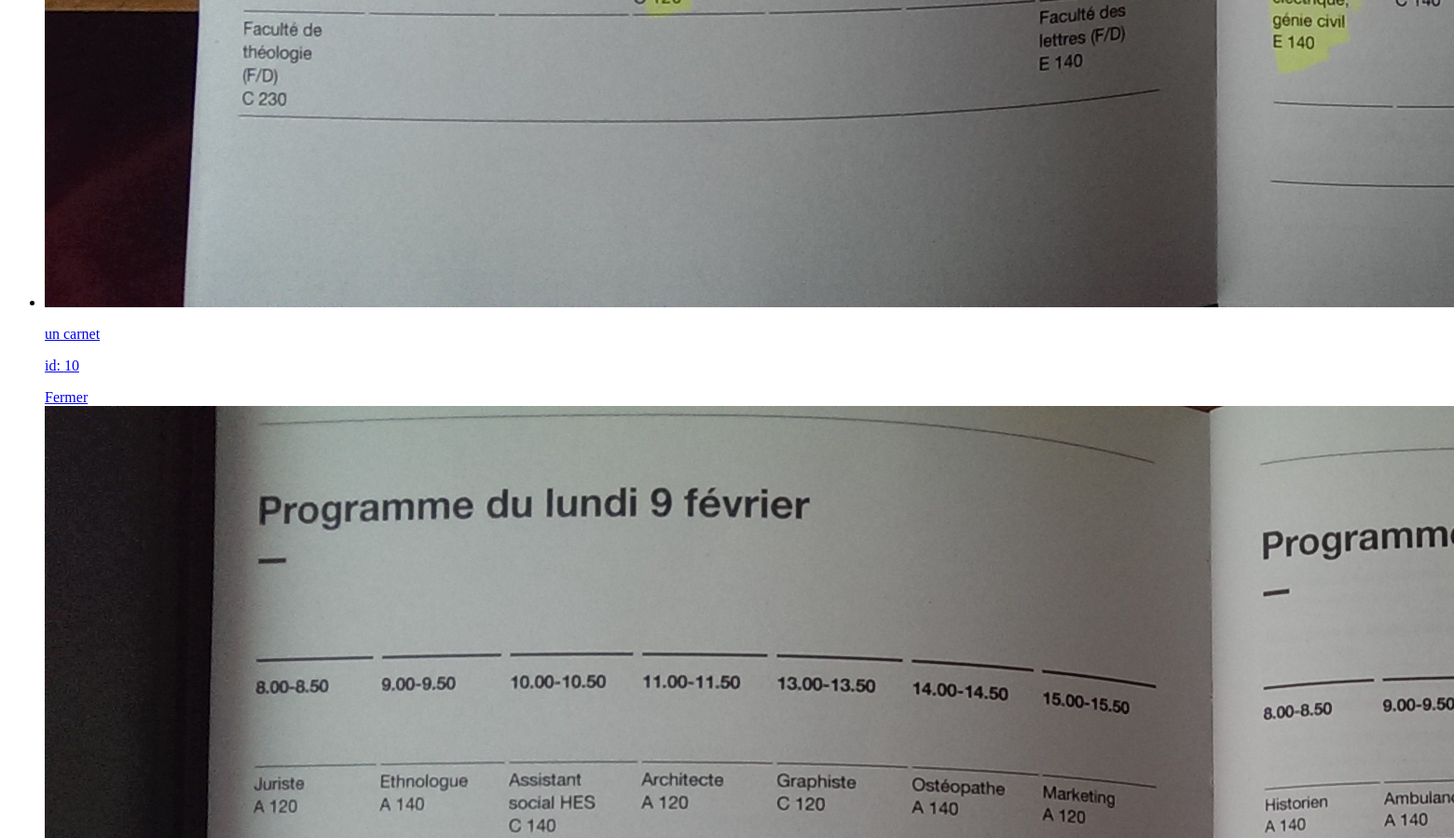
/uploads/imagesAll/ (middle part), run on an earlier commit of the app's database.
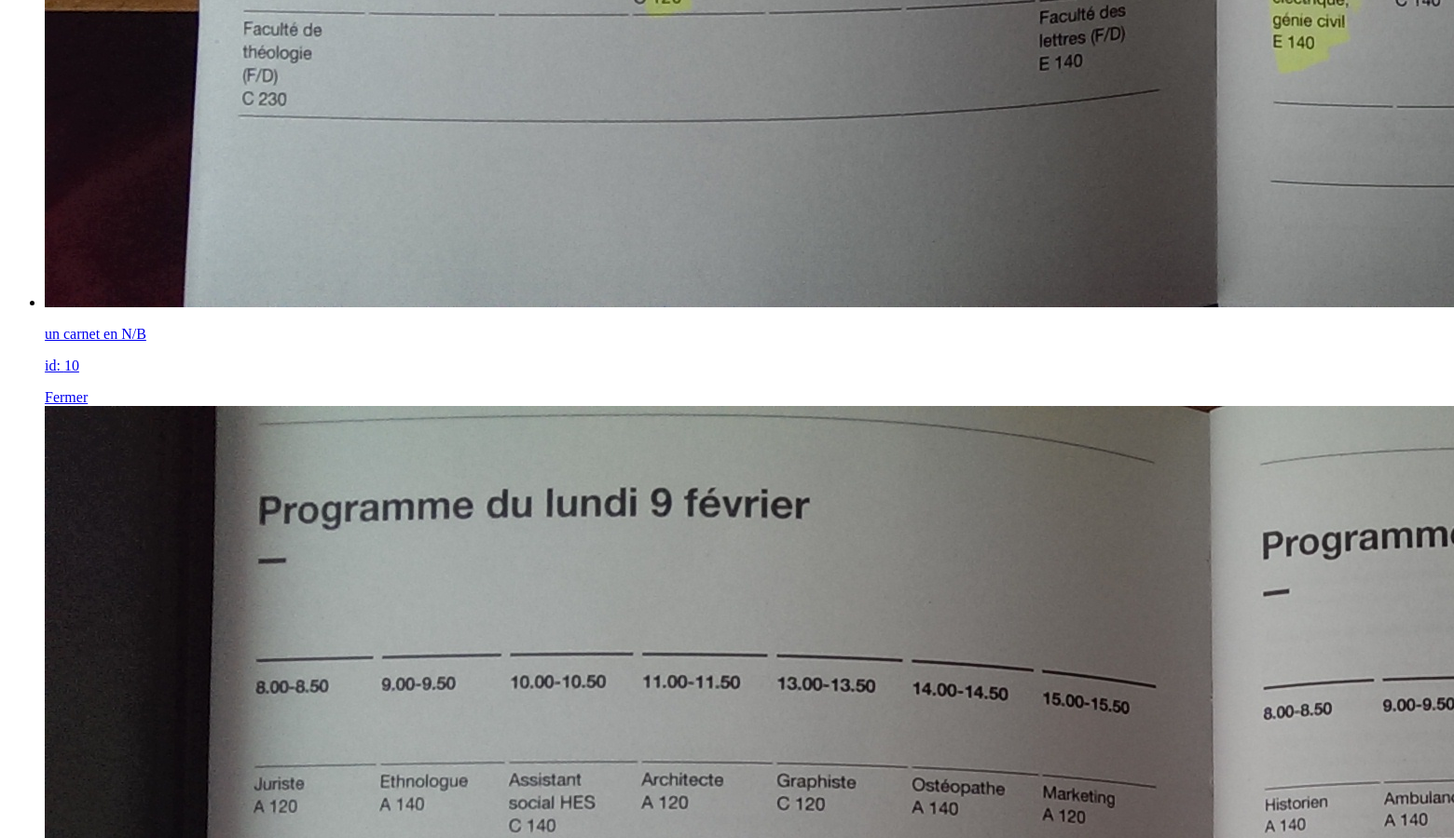
And on a later commit of the database.
### uploads/models.py (models this page shows)
class Picture(models.Model):
    image = models.ImageField(upload_to="uploadedImages")
    tag = models.CharField(max_length=20, null=True)
    description = models.CharField(max_length=500, null=True)
    saturation = models.DecimalField(decimal_places=1, max_digits=2, default=0)
    contraste = models.DecimalField(decimal_places=1, max_digits=2, default=0)
    luminosite = models.DecimalField(decimal_places=1, max_digits=2, default=0)
    date = models.DateField(auto_now_add=True)

### uploads/views.py (the view)
# urls.py: url(r'imagesAll/', views.uploaded, name='uploaded'),
def uploaded(request):
    images = Picture.objects.all()
    return render(request, 'mobile_uploads/images_index.html', locals())

### uploads/templates/mobile_uploads/images_index.html (shortened to what this page needs)
{% extends "base.html" %}
{% load staticfiles %}
{% block content %}
<ul data-role="listview" data-split-icon="gear" data-split-theme="a" data-inset="true">
    {% for image in images %}
        <li class="liste"
            data-contrast="{{ image.contraste }}"
            data-saturate="{{ image.saturation }}"
            data-brightness="{{ image.luminosite }}">
            <a href="#popup{{ image.id }}" data-rel="popup" data-position-to="window"
            data-transition="slide">
            <img src="{{ image.image.url }}" id="image">
            <p>{{ image.tag }}</p>
            <p>id: {{ image.id }}</p>
            </a>
            <div data-role="popup" id="popup{{ image.id }}" data-overlay-theme="a" data-theme="a" data-corners="true" class="popup" data-contrast="{{ image.contraste }}" data-saturate="{{ image.saturation }}" data-brightness="{{ image.luminosite }}">
                <a href="#" data-rel="back" class="ui-btn ui-corner-all ui-shadow ui-btn-a ui-icon-delete ui-btn-icon-notext ui-btn-right">Fermer</a><img src="{{ image.image.url }}" class="ui-corner-all imagepopup" id="image">
            </div>
        </li>
    {% endfor %}
</ul>
{% endblock %}

### uploads/templates/base.html (shortened to what this page needs)
<!DOCTYPE html>
<html>
    <head>
        {% load staticfiles %}
        <link rel="stylesheet" href="http://code.jquery.com/mobile/1.4.5/jquery.mobile-1.4.5.min.css" />
        <link rel="stylesheet" href="{% static 'css/style.css' %}" />
    </head>
    <body>
        <div data-role="page" id="page" data-theme="a">
        <div role="main" class="ui-content">
        {% block content %}<p>Content</p>{% endblock %}
        </div>
        </div>
    </body>
</html>

What changed in the data, as far as the page shows it:
changed Picture id 10: tag "un carnet" → "un carnet en N/B"
